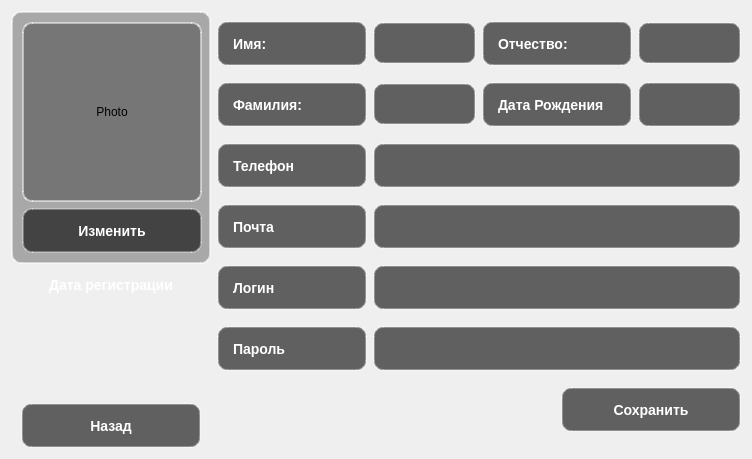
<?xml version="1.0" encoding="UTF-8"?>
<ui version="4.0">
 <class>user_settings</class>
 <widget class="QWidget" name="user_settings">
  <property name="geometry">
   <rect>
    <x>0</x>
    <y>0</y>
    <width>752</width>
    <height>459</height>
   </rect>
  </property>
  <property name="windowTitle">
   <string>Form</string>
  </property>
  <layout class="QVBoxLayout" name="verticalLayout_4">
   <item>
    <layout class="QHBoxLayout" name="horizontalLayout_7">
     <item>
      <layout class="QVBoxLayout" name="verticalLayout_3">
       <item alignment="Qt::AlignmentFlag::AlignLeft">
        <widget class="QFrame" name="frame">
         <property name="sizePolicy">
          <sizepolicy hsizetype="Fixed" vsizetype="Fixed">
           <horstretch>0</horstretch>
           <verstretch>0</verstretch>
          </sizepolicy>
         </property>
         <property name="minimumSize">
          <size>
           <width>200</width>
           <height>0</height>
          </size>
         </property>
         <property name="maximumSize">
          <size>
           <width>200</width>
           <height>16777215</height>
          </size>
         </property>
         <property name="styleSheet">
          <string notr="true">QFrame {
    border: 2px solid rgba(255,255,255,0.5);
    border-radius: 10px;
    background: rgba(0,0,0,0.3);
}</string>
         </property>
         <property name="frameShape">
          <enum>QFrame::Shape::StyledPanel</enum>
         </property>
         <property name="frameShadow">
          <enum>QFrame::Shadow::Raised</enum>
         </property>
         <layout class="QVBoxLayout" name="verticalLayout">
          <item alignment="Qt::AlignmentFlag::AlignHCenter|Qt::AlignmentFlag::AlignVCenter">
           <widget class="QLabel" name="label">
            <property name="sizePolicy">
             <sizepolicy hsizetype="Fixed" vsizetype="Fixed">
              <horstretch>0</horstretch>
              <verstretch>0</verstretch>
             </sizepolicy>
            </property>
            <property name="minimumSize">
             <size>
              <width>180</width>
              <height>180</height>
             </size>
            </property>
            <property name="maximumSize">
             <size>
              <width>180</width>
              <height>180</height>
             </size>
            </property>
            <property name="text">
             <string>Photo</string>
            </property>
            <property name="scaledContents">
             <bool>false</bool>
            </property>
            <property name="alignment">
             <set>Qt::AlignmentFlag::AlignCenter</set>
            </property>
           </widget>
          </item>
          <item alignment="Qt::AlignmentFlag::AlignHCenter">
           <widget class="QPushButton" name="pushButton_3">
            <property name="sizePolicy">
             <sizepolicy hsizetype="Fixed" vsizetype="Fixed">
              <horstretch>0</horstretch>
              <verstretch>0</verstretch>
             </sizepolicy>
            </property>
            <property name="minimumSize">
             <size>
              <width>180</width>
              <height>45</height>
             </size>
            </property>
            <property name="maximumSize">
             <size>
              <width>16777215</width>
              <height>45</height>
             </size>
            </property>
            <property name="styleSheet">
             <string notr="true">QPushButton {
    background: rgba(0, 0, 0, 0.6);
    color: white;
    border: 2px solid rgba(255, 255, 255, 0.3);
    border-radius: 10px;
    font-size: 14px;
    font-weight: bold;
    padding: 10px;
}

QPushButton:hover {
    background: rgba(100, 100, 100, 0.7);
    border-color: rgba(255, 255, 255, 0.6);
}

QPushButton:pressed {
    background: rgba(50, 50, 50, 0.8);
}</string>
            </property>
            <property name="text">
             <string>Изменить</string>
            </property>
           </widget>
          </item>
         </layout>
        </widget>
       </item>
       <item alignment="Qt::AlignmentFlag::AlignLeft|Qt::AlignmentFlag::AlignVCenter">
        <widget class="QLabel" name="label_7">
         <property name="sizePolicy">
          <sizepolicy hsizetype="Fixed" vsizetype="Fixed">
           <horstretch>0</horstretch>
           <verstretch>0</verstretch>
          </sizepolicy>
         </property>
         <property name="minimumSize">
          <size>
           <width>200</width>
           <height>30</height>
          </size>
         </property>
         <property name="maximumSize">
          <size>
           <width>200</width>
           <height>30</height>
          </size>
         </property>
         <property name="font">
          <font>
           <pointsize>-1</pointsize>
           <bold>true</bold>
          </font>
         </property>
         <property name="styleSheet">
          <string notr="true">QLabel{color: white;font-size: 14px}

</string>
         </property>
         <property name="text">
          <string>Дата регистрации</string>
         </property>
         <property name="alignment">
          <set>Qt::AlignmentFlag::AlignCenter</set>
         </property>
        </widget>
       </item>
       <item alignment="Qt::AlignmentFlag::AlignLeft">
        <widget class="QLineEdit" name="lineEdit_7">
         <property name="sizePolicy">
          <sizepolicy hsizetype="Fixed" vsizetype="Fixed">
           <horstretch>0</horstretch>
           <verstretch>0</verstretch>
          </sizepolicy>
         </property>
         <property name="minimumSize">
          <size>
           <width>200</width>
           <height>30</height>
          </size>
         </property>
         <property name="maximumSize">
          <size>
           <width>200</width>
           <height>30</height>
          </size>
         </property>
         <property name="font">
          <font>
           <pointsize>-1</pointsize>
           <bold>true</bold>
          </font>
         </property>
         <property name="styleSheet">
          <string notr="true">QLineEdit {
background: transparent;
color: white;
font-size: 14px;}

</string>
         </property>
         <property name="frame">
          <bool>false</bool>
         </property>
         <property name="alignment">
          <set>Qt::AlignmentFlag::AlignCenter</set>
         </property>
        </widget>
       </item>
       <item>
        <spacer name="verticalSpacer">
         <property name="orientation">
          <enum>Qt::Orientation::Vertical</enum>
         </property>
         <property name="sizeHint" stdset="0">
          <size>
           <width>20</width>
           <height>40</height>
          </size>
         </property>
        </spacer>
       </item>
       <item alignment="Qt::AlignmentFlag::AlignHCenter|Qt::AlignmentFlag::AlignVCenter">
        <widget class="QPushButton" name="pushButton">
         <property name="sizePolicy">
          <sizepolicy hsizetype="Fixed" vsizetype="Fixed">
           <horstretch>0</horstretch>
           <verstretch>0</verstretch>
          </sizepolicy>
         </property>
         <property name="minimumSize">
          <size>
           <width>180</width>
           <height>45</height>
          </size>
         </property>
         <property name="maximumSize">
          <size>
           <width>180</width>
           <height>45</height>
          </size>
         </property>
         <property name="styleSheet">
          <string notr="true">QPushButton {
    background: rgba(0, 0, 0, 0.6);
    color: white;
    border: 2px solid rgba(255, 255, 255, 0.3);
    border-radius: 10px;
    font-size: 14px;
    font-weight: bold;
    padding: 10px;
}

QPushButton:hover {
    background: rgba(100, 100, 100, 0.7);
    border-color: rgba(255, 255, 255, 0.6);
}

QPushButton:pressed {
    background: rgba(50, 50, 50, 0.8);
}</string>
         </property>
         <property name="text">
          <string>Назад</string>
         </property>
        </widget>
       </item>
      </layout>
     </item>
     <item>
      <layout class="QVBoxLayout" name="verticalLayout_2">
       <item>
        <layout class="QHBoxLayout" name="horizontalLayout_8">
         <item>
          <widget class="QLabel" name="label_3">
           <property name="sizePolicy">
            <sizepolicy hsizetype="Fixed" vsizetype="Fixed">
             <horstretch>0</horstretch>
             <verstretch>0</verstretch>
            </sizepolicy>
           </property>
           <property name="minimumSize">
            <size>
             <width>150</width>
             <height>45</height>
            </size>
           </property>
           <property name="maximumSize">
            <size>
             <width>150</width>
             <height>45</height>
            </size>
           </property>
           <property name="styleSheet">
            <string notr="true">QLabel {
    background: rgba(0, 0, 0, 0.6);
    color: white;
    border: 2px solid rgba(255, 255, 255, 0.3);
    border-radius: 10px;
    font-size: 14px;
    font-weight: bold;
    padding: 10px;
}
</string>
           </property>
           <property name="text">
            <string>Имя:</string>
           </property>
          </widget>
         </item>
         <item>
          <widget class="QLineEdit" name="lineEdit">
           <property name="sizePolicy">
            <sizepolicy hsizetype="Expanding" vsizetype="Fixed">
             <horstretch>0</horstretch>
             <verstretch>0</verstretch>
            </sizepolicy>
           </property>
           <property name="styleSheet">
            <string notr="true">QLineEdit {
    background: rgba(0, 0, 0, 0.6);
    color: white;
    border: 2px solid rgba(255, 255, 255, 0.3);
    border-radius: 10px;
    font-size: 14px;
    font-weight: bold;
    padding: 10px;
}

QLineEdit::hover {
    background: rgba(100, 100, 100, 0.7);
    border-color: rgba(255, 255, 255, 0.6);
}
QLineEdit::pressed {
    background: rgba(50, 50, 50, 0.8);
}</string>
           </property>
          </widget>
         </item>
         <item>
          <widget class="QLabel" name="label_11">
           <property name="sizePolicy">
            <sizepolicy hsizetype="Fixed" vsizetype="Fixed">
             <horstretch>0</horstretch>
             <verstretch>0</verstretch>
            </sizepolicy>
           </property>
           <property name="minimumSize">
            <size>
             <width>150</width>
             <height>45</height>
            </size>
           </property>
           <property name="maximumSize">
            <size>
             <width>150</width>
             <height>45</height>
            </size>
           </property>
           <property name="styleSheet">
            <string notr="true">QLabel {
    background: rgba(0, 0, 0, 0.6);
    color: white;
    border: 2px solid rgba(255, 255, 255, 0.3);
    border-radius: 10px;
    font-size: 14px;
    font-weight: bold;
    padding: 10px;
}
</string>
           </property>
           <property name="text">
            <string>Отчество:</string>
           </property>
          </widget>
         </item>
         <item>
          <widget class="QLineEdit" name="lineEdit_9">
           <property name="sizePolicy">
            <sizepolicy hsizetype="Expanding" vsizetype="Fixed">
             <horstretch>0</horstretch>
             <verstretch>0</verstretch>
            </sizepolicy>
           </property>
           <property name="styleSheet">
            <string notr="true">QLineEdit {
    background: rgba(0, 0, 0, 0.6);
    color: white;
    border: 2px solid rgba(255, 255, 255, 0.3);
    border-radius: 10px;
    font-size: 14px;
    font-weight: bold;
    padding: 10px;
}

QLineEdit::hover {
    background: rgba(100, 100, 100, 0.7);
    border-color: rgba(255, 255, 255, 0.6);
}
QLineEdit::pressed {
    background: rgba(50, 50, 50, 0.8);
}</string>
           </property>
          </widget>
         </item>
        </layout>
       </item>
       <item>
        <layout class="QHBoxLayout" name="horizontalLayout_9">
         <item>
          <widget class="QLabel" name="label_14">
           <property name="sizePolicy">
            <sizepolicy hsizetype="Fixed" vsizetype="Fixed">
             <horstretch>0</horstretch>
             <verstretch>0</verstretch>
            </sizepolicy>
           </property>
           <property name="minimumSize">
            <size>
             <width>150</width>
             <height>45</height>
            </size>
           </property>
           <property name="maximumSize">
            <size>
             <width>150</width>
             <height>45</height>
            </size>
           </property>
           <property name="styleSheet">
            <string notr="true">QLabel {
    background: rgba(0, 0, 0, 0.6);
    color: white;
    border: 2px solid rgba(255, 255, 255, 0.3);
    border-radius: 10px;
    font-size: 14px;
    font-weight: bold;
    padding: 10px;
}
</string>
           </property>
           <property name="text">
            <string>Фамилия:</string>
           </property>
          </widget>
         </item>
         <item>
          <widget class="QLineEdit" name="lineEdit_12">
           <property name="sizePolicy">
            <sizepolicy hsizetype="Expanding" vsizetype="Fixed">
             <horstretch>0</horstretch>
             <verstretch>0</verstretch>
            </sizepolicy>
           </property>
           <property name="styleSheet">
            <string notr="true">QLineEdit {
    background: rgba(0, 0, 0, 0.6);
    color: white;
    border: 2px solid rgba(255, 255, 255, 0.3);
    border-radius: 10px;
    font-size: 14px;
    font-weight: bold;
    padding: 10px;
}

QLineEdit::hover {
    background: rgba(100, 100, 100, 0.7);
    border-color: rgba(255, 255, 255, 0.6);
}
QLineEdit::pressed {
    background: rgba(50, 50, 50, 0.8);
}</string>
           </property>
          </widget>
         </item>
         <item>
          <widget class="QLabel" name="label_15">
           <property name="sizePolicy">
            <sizepolicy hsizetype="Fixed" vsizetype="Fixed">
             <horstretch>0</horstretch>
             <verstretch>0</verstretch>
            </sizepolicy>
           </property>
           <property name="minimumSize">
            <size>
             <width>150</width>
             <height>45</height>
            </size>
           </property>
           <property name="maximumSize">
            <size>
             <width>200</width>
             <height>45</height>
            </size>
           </property>
           <property name="styleSheet">
            <string notr="true">QLabel {
    background: rgba(0, 0, 0, 0.6);
    color: white;
    border: 2px solid rgba(255, 255, 255, 0.3);
    border-radius: 10px;
    font-size: 14px;
    font-weight: bold;
    padding: 10px;
}
</string>
           </property>
           <property name="text">
            <string>Дата Рождения</string>
           </property>
          </widget>
         </item>
         <item>
          <widget class="QLineEdit" name="lineEdit_2">
           <property name="minimumSize">
            <size>
             <width>101</width>
             <height>45</height>
            </size>
           </property>
           <property name="maximumSize">
            <size>
             <width>200</width>
             <height>45</height>
            </size>
           </property>
           <property name="styleSheet">
            <string notr="true">QLineEdit {
    background: rgba(0, 0, 0, 0.6);
    color: white;
    border: 2px solid rgba(255, 255, 255, 0.3);
    border-radius: 10px;
    font-size: 14px;
    font-weight: bold;
    padding: 10px;
}

QLineEdit::hover {
    background: rgba(100, 100, 100, 0.7);
    border-color: rgba(255, 255, 255, 0.6);
}
QLineEdit::pressed {
    background: rgba(50, 50, 50, 0.8);
}</string>
           </property>
          </widget>
         </item>
        </layout>
       </item>
       <item>
        <layout class="QHBoxLayout" name="horizontalLayout_3">
         <item>
          <widget class="QLabel" name="label_5">
           <property name="sizePolicy">
            <sizepolicy hsizetype="Fixed" vsizetype="Fixed">
             <horstretch>0</horstretch>
             <verstretch>0</verstretch>
            </sizepolicy>
           </property>
           <property name="minimumSize">
            <size>
             <width>150</width>
             <height>45</height>
            </size>
           </property>
           <property name="maximumSize">
            <size>
             <width>150</width>
             <height>45</height>
            </size>
           </property>
           <property name="styleSheet">
            <string notr="true">QLabel {
    background: rgba(0, 0, 0, 0.6);
    color: white;
    border: 2px solid rgba(255, 255, 255, 0.3);
    border-radius: 10px;
    font-size: 14px;
    font-weight: bold;
    padding: 10px;
}
</string>
           </property>
           <property name="text">
            <string>Телефон</string>
           </property>
          </widget>
         </item>
         <item>
          <widget class="QLineEdit" name="lineEdit_3">
           <property name="minimumSize">
            <size>
             <width>200</width>
             <height>45</height>
            </size>
           </property>
           <property name="maximumSize">
            <size>
             <width>400</width>
             <height>45</height>
            </size>
           </property>
           <property name="styleSheet">
            <string notr="true">QLineEdit {
    background: rgba(0, 0, 0, 0.6);
    color: white;
    border: 2px solid rgba(255, 255, 255, 0.3);
    border-radius: 10px;
    font-size: 14px;
    font-weight: bold;
    padding: 10px;
}

QLineEdit::hover {
    background: rgba(100, 100, 100, 0.7);
    border-color: rgba(255, 255, 255, 0.6);
}
QLineEdit::pressed {
    background: rgba(50, 50, 50, 0.8);
}</string>
           </property>
          </widget>
         </item>
        </layout>
       </item>
       <item>
        <layout class="QHBoxLayout" name="horizontalLayout_4">
         <item>
          <widget class="QLabel" name="label_6">
           <property name="sizePolicy">
            <sizepolicy hsizetype="Fixed" vsizetype="Fixed">
             <horstretch>0</horstretch>
             <verstretch>0</verstretch>
            </sizepolicy>
           </property>
           <property name="minimumSize">
            <size>
             <width>150</width>
             <height>45</height>
            </size>
           </property>
           <property name="maximumSize">
            <size>
             <width>150</width>
             <height>45</height>
            </size>
           </property>
           <property name="styleSheet">
            <string notr="true">QLabel {
    background: rgba(0, 0, 0, 0.6);
    color: white;
    border: 2px solid rgba(255, 255, 255, 0.3);
    border-radius: 10px;
    font-size: 14px;
    font-weight: bold;
    padding: 10px;
}
</string>
           </property>
           <property name="text">
            <string>Почта</string>
           </property>
          </widget>
         </item>
         <item>
          <widget class="QLineEdit" name="lineEdit_4">
           <property name="minimumSize">
            <size>
             <width>200</width>
             <height>45</height>
            </size>
           </property>
           <property name="maximumSize">
            <size>
             <width>400</width>
             <height>45</height>
            </size>
           </property>
           <property name="styleSheet">
            <string notr="true">QLineEdit {
    background: rgba(0, 0, 0, 0.6);
    color: white;
    border: 2px solid rgba(255, 255, 255, 0.3);
    border-radius: 10px;
    font-size: 14px;
    font-weight: bold;
    padding: 10px;
}

QLineEdit::hover {
    background: rgba(100, 100, 100, 0.7);
    border-color: rgba(255, 255, 255, 0.6);
}
QLineEdit::pressed {
    background: rgba(50, 50, 50, 0.8);
}</string>
           </property>
          </widget>
         </item>
        </layout>
       </item>
       <item>
        <layout class="QHBoxLayout" name="horizontalLayout_5">
         <item>
          <widget class="QLabel" name="label_8">
           <property name="sizePolicy">
            <sizepolicy hsizetype="Fixed" vsizetype="Fixed">
             <horstretch>0</horstretch>
             <verstretch>0</verstretch>
            </sizepolicy>
           </property>
           <property name="minimumSize">
            <size>
             <width>150</width>
             <height>45</height>
            </size>
           </property>
           <property name="maximumSize">
            <size>
             <width>150</width>
             <height>45</height>
            </size>
           </property>
           <property name="styleSheet">
            <string notr="true">QLabel {
    background: rgba(0, 0, 0, 0.6);
    color: white;
    border: 2px solid rgba(255, 255, 255, 0.3);
    border-radius: 10px;
    font-size: 14px;
    font-weight: bold;
    padding: 10px;
}
</string>
           </property>
           <property name="text">
            <string>Логин</string>
           </property>
          </widget>
         </item>
         <item>
          <widget class="QLineEdit" name="lineEdit_5">
           <property name="sizePolicy">
            <sizepolicy hsizetype="Expanding" vsizetype="Fixed">
             <horstretch>0</horstretch>
             <verstretch>0</verstretch>
            </sizepolicy>
           </property>
           <property name="minimumSize">
            <size>
             <width>200</width>
             <height>45</height>
            </size>
           </property>
           <property name="maximumSize">
            <size>
             <width>400</width>
             <height>45</height>
            </size>
           </property>
           <property name="styleSheet">
            <string notr="true">QLineEdit {
    background: rgba(0, 0, 0, 0.6);
    color: white;
    border: 2px solid rgba(255, 255, 255, 0.3);
    border-radius: 10px;
    font-size: 14px;
    font-weight: bold;
    padding: 10px;
}

QLineEdit::hover {
    background: rgba(100, 100, 100, 0.7);
    border-color: rgba(255, 255, 255, 0.6);
}
QLineEdit::pressed {
    background: rgba(50, 50, 50, 0.8);
}</string>
           </property>
          </widget>
         </item>
        </layout>
       </item>
       <item>
        <layout class="QHBoxLayout" name="horizontalLayout_6">
         <item>
          <widget class="QLabel" name="label_9">
           <property name="sizePolicy">
            <sizepolicy hsizetype="Fixed" vsizetype="Fixed">
             <horstretch>0</horstretch>
             <verstretch>0</verstretch>
            </sizepolicy>
           </property>
           <property name="minimumSize">
            <size>
             <width>150</width>
             <height>45</height>
            </size>
           </property>
           <property name="maximumSize">
            <size>
             <width>150</width>
             <height>45</height>
            </size>
           </property>
           <property name="styleSheet">
            <string notr="true">QLabel {
    background: rgba(0, 0, 0, 0.6);
    color: white;
    border: 2px solid rgba(255, 255, 255, 0.3);
    border-radius: 10px;
    font-size: 14px;
    font-weight: bold;
    padding: 10px;
}
</string>
           </property>
           <property name="text">
            <string>Пароль</string>
           </property>
          </widget>
         </item>
         <item>
          <widget class="QLineEdit" name="lineEdit_6">
           <property name="sizePolicy">
            <sizepolicy hsizetype="Expanding" vsizetype="Fixed">
             <horstretch>0</horstretch>
             <verstretch>0</verstretch>
            </sizepolicy>
           </property>
           <property name="minimumSize">
            <size>
             <width>200</width>
             <height>45</height>
            </size>
           </property>
           <property name="maximumSize">
            <size>
             <width>400</width>
             <height>45</height>
            </size>
           </property>
           <property name="styleSheet">
            <string notr="true">QLineEdit {
    background: rgba(0, 0, 0, 0.6);
    color: white;
    border: 2px solid rgba(255, 255, 255, 0.3);
    border-radius: 10px;
    font-size: 14px;
    font-weight: bold;
    padding: 10px;
}

QLineEdit::hover {
    background: rgba(100, 100, 100, 0.7);
    border-color: rgba(255, 255, 255, 0.6);
}
QLineEdit::pressed {
    background: rgba(50, 50, 50, 0.8);
}</string>
           </property>
          </widget>
         </item>
        </layout>
       </item>
       <item alignment="Qt::AlignmentFlag::AlignRight">
        <widget class="QPushButton" name="pushButton_2">
         <property name="sizePolicy">
          <sizepolicy hsizetype="Fixed" vsizetype="Fixed">
           <horstretch>0</horstretch>
           <verstretch>0</verstretch>
          </sizepolicy>
         </property>
         <property name="minimumSize">
          <size>
           <width>180</width>
           <height>45</height>
          </size>
         </property>
         <property name="maximumSize">
          <size>
           <width>180</width>
           <height>45</height>
          </size>
         </property>
         <property name="styleSheet">
          <string notr="true">QPushButton {
    background: rgba(0, 0, 0, 0.6);
    color: white;
    border: 2px solid rgba(255, 255, 255, 0.3);
    border-radius: 10px;
    font-size: 14px;
    font-weight: bold;
    padding: 10px;
}

QPushButton:hover {
    background: rgba(100, 100, 100, 0.7);
    border-color: rgba(255, 255, 255, 0.6);
}

QPushButton:pressed {
    background: rgba(50, 50, 50, 0.8);
}</string>
         </property>
         <property name="text">
          <string>Сохранить</string>
         </property>
        </widget>
       </item>
      </layout>
     </item>
    </layout>
   </item>
  </layout>
 </widget>
 <resources/>
 <connections/>
</ui>
